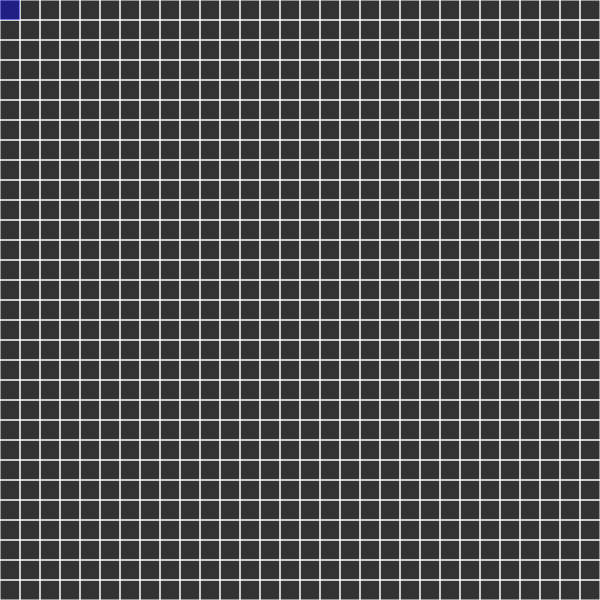
Frame 1 (no input)
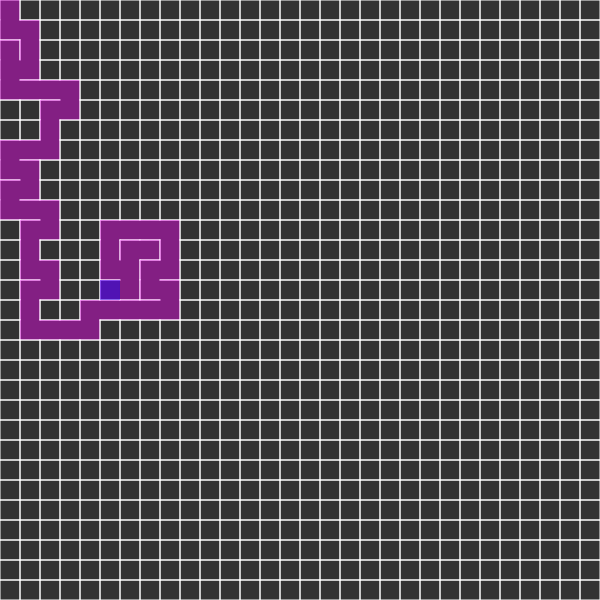
Frame 60 (no input)
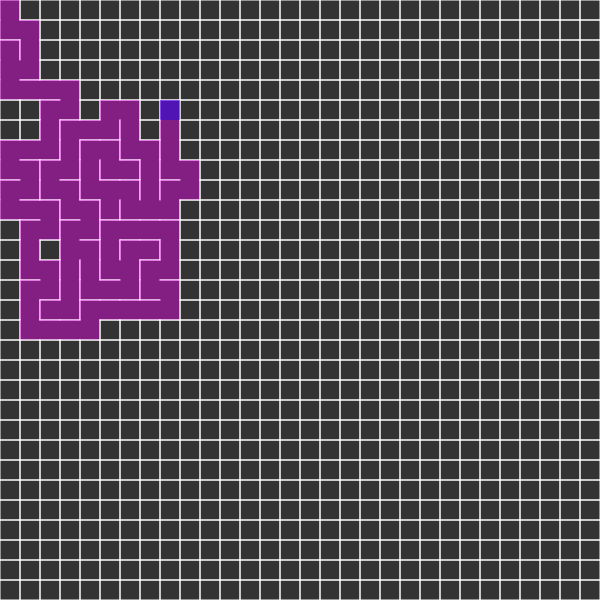
Frame 120 (the mouse pressed at the canvas centre since frame 60)

The p5.js sketch that drew these frames (run headless with seeded random() and noise() and a simulated clock; from frame 60 on, the mouse is pressed at the canvas centre):

// p5.js sketch
// ── sketch.js
// Daniel Shiffman
// Nature of Code: Intelligence and Learning
// https://github.com/shiffman/NOC-S17-2-Intelligence-Learning

// Videos
// https://youtu.be/HyK_Q5rrcr4
// https://youtu.be/D8UgRyRnvXU
// https://youtu.be/8Ju_uxJ9v44
// https://youtu.be/_p5IH0L63wo

// Depth-first search
// Recursive backtracker
// https://en.wikipedia.org/wiki/Maze_generation_algorithm

var cols, rows;
var w = 20;
var grid = [];

var current;

var stack = [];

function setup() {
  createCanvas(600, 600);
  cols = floor(width/w);
  rows = floor(height/w);
  //frameRate(5);

  // Create a grid of Cell objects
  for (var   j = 0; j < rows; j++) {
    for (var i = 0; i < cols; i++) {
      var cell = new Cell(i, j);
      grid.push(cell);
    }
  }

  // Start with the first
  current = grid[0];
}

function draw() {
  background(51);
  // Draw everything
  for (var i = 0; i < grid.length; i++) {
    grid[i].show();
  }

  // It's done
  current.visited = true;
  // Highlighg it
  current.highlight();
  // STEP 1: check available neighbors and pick a random one
  var next = current.checkNeighbors();
  // If it's valid
  if (next) {
    // It's done
    next.visited = true;

    // STEP 2: Keep track of where were in the stack
    stack.push(current);

    // STEP 3: Remove wallks between
    removeWalls(current, next);

    // STEP 4: Keep going
    current = next;
  } else if (stack.length > 0) {
    // Go back to the stack
    current = stack.pop();
  }

}

// Find the 1D spot in array for 2D location
function index(i, j) {
  if (i < 0 || j < 0 || i > cols-1 || j > rows-1) {
    return -1;
  }
  return i + j * cols;
}


// Remove any walls between
function removeWalls(a, b) {
  var x = a.i - b.i;
  if (x === 1) {
    a.walls[3] = false;
    b.walls[1] = false;
  } else if (x === -1) {
    a.walls[1] = false;
    b.walls[3] = false;
  }
  var y = a.j - b.j;
  if (y === 1) {
    a.walls[0] = false;
    b.walls[2] = false;
  } else if (y === -1) {
    a.walls[2] = false;
    b.walls[0] = false;
  }
}

// ── cell.js
// Daniel Shiffman
// Nature of Code: Intelligence and Learning
// https://github.com/shiffman/NOC-S17-2-Intelligence-Learning

// Videos
// https://youtu.be/HyK_Q5rrcr4
// https://youtu.be/D8UgRyRnvXU
// https://youtu.be/8Ju_uxJ9v44
// https://youtu.be/_p5IH0L63wo

// Depth-first search
// Recursive backtracker
// https://en.wikipedia.org/wiki/Maze_generation_algorithm

// A cell object
function Cell(i, j) {
  this.i = i;
  this.j = j;
  // TOP RIGHT BOTTOM LEFT
  this.walls = [true, true, true, true];
  this.visited = false;

  // Any available neighbors?
  this.checkNeighbors = function() {
    var neighbors = [];

    var top    = grid[index(i, j -1)];
    var right  = grid[index(i+1, j)];
    var bottom = grid[index(i, j+1)];
    var left   = grid[index(i-1, j)];

    if (top && !top.visited) {
      neighbors.push(top);
    }
    if (right && !right.visited) {
      neighbors.push(right);
    }
    if (bottom && !bottom.visited) {
      neighbors.push(bottom);
    }
    if (left && !left.visited) {
      neighbors.push(left);
    }

    // Pick a random one
    if (neighbors.length > 0) {
      var r = floor(random(0, neighbors.length));
      return neighbors[r];
    } else {
      return undefined;
    }
  }

  // Highlight color
  this.highlight = function() {
    var x = this.i*w;
    var y = this.j*w;
    noStroke();
    fill(0, 0, 255, 100);
    rect(x, y, w, w);
  }

  // Draw
  this.show = function() {
    var x = this.i*w;
    var y = this.j*w;
    stroke(255);
    // Draw any walls between
    if (this.walls[0]) {
      line(x    , y    , x + w, y);
    }
    if (this.walls[1]) {
      line(x + w, y    , x + w, y + w);
    }
    if (this.walls[2]) {
      line(x + w, y + w, x    , y + w);
    }
    if (this.walls[3]) {
      line(x    , y + w, x    , y);
    }

    if (this.visited) {
      noStroke();
      fill(255, 0, 255, 100);
      rect(x, y, w, w);
    }
  }
}
